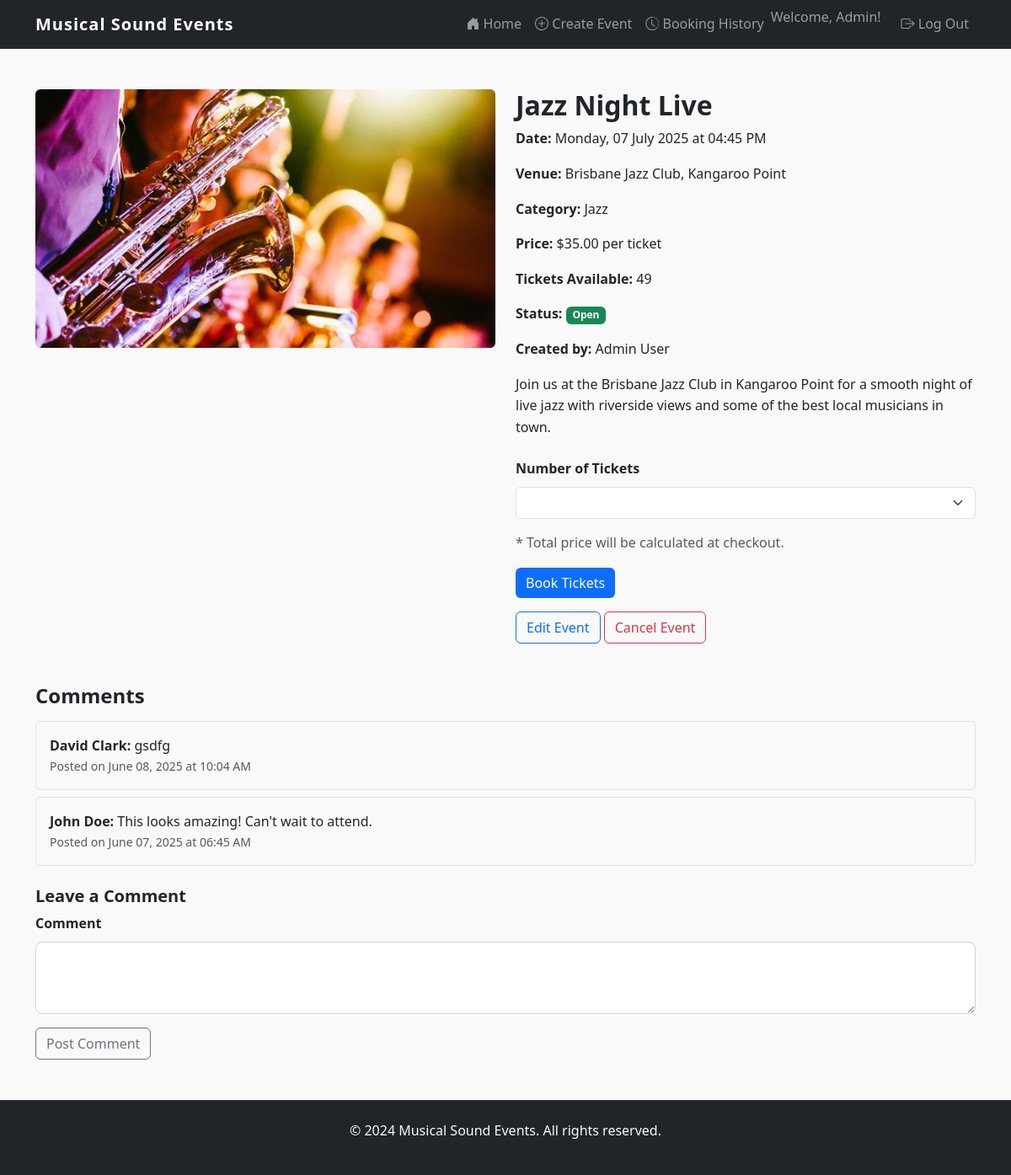
The app's page /event/1 (signed in) with its own data.
### website/models.py (models this page shows)
class User(db.Model, UserMixin):
    id = db.Column(db.Integer, primary_key=True)
    first_name = db.Column(db.String(100), nullable=False)
    surname = db.Column(db.String(100), nullable=False)
    name = db.Column(db.String(150), nullable=False, unique=True)
    email = db.Column(db.String(150), nullable=False, unique=True)
    password_hash = db.Column(db.String(150), nullable=False)
    contact_number = db.Column(db.String(20), nullable=False)
    street_address = db.Column(db.Text, nullable=False)
    comments = db.relationship('Comment', backref='user')
    orders = db.relationship('Order', backref='user')
    events = db.relationship('Event', backref='creator')

class Event(db.Model):
    id = db.Column(db.Integer, primary_key=True)
    name = db.Column(db.String(150), nullable=False)
    description = db.Column(db.Text, nullable=False)
    date = db.Column(db.DateTime, nullable=False)
    venue = db.Column(db.String(200), nullable=False)
    image = db.Column(db.String(400), nullable=True, default='default_event.jpg')
    category = db.Column(db.String(50), nullable=False)
    price = db.Column(db.Float, nullable=False)
    tickets_available = db.Column(db.Integer, nullable=False)
    status = db.Column(db.String(20), nullable=False, default='Open')
    created_at = db.Column(db.DateTime, default=datetime.utcnow)
    user_id = db.Column(db.Integer, db.ForeignKey('user.id'), nullable=False)
    comments = db.relationship('Comment', backref='event', cascade='all, delete-orphan')
    orders = db.relationship('Order', backref='event')

class Comment(db.Model):
    id = db.Column(db.Integer, primary_key=True)
    content = db.Column(db.Text, nullable=False)
    created_at = db.Column(db.DateTime, default=datetime.utcnow)
    user_id = db.Column(db.Integer, db.ForeignKey('user.id'), nullable=False)
    event_id = db.Column(db.Integer, db.ForeignKey('event.id'), nullable=False)

### website/views.py (the view)
@main_bp.route('/event/<int:id>') # Route for event details
def event_detail(id):
    event = Event.query.get_or_404(id)
    comment_form = CommentForm()
    booking_form = BookingForm()
    comments = Comment.query.filter_by(event_id=id).order_by(Comment.created_at.desc()).all()
    return render_template('event.html', event=event, comment_form=comment_form,
                         booking_form=booking_form, comments=comments)

### website/forms.py
class CommentForm(FlaskForm):
    content = TextAreaField("Comment", validators=[DataRequired(), Length(min=1, max=500)])
    submit = SubmitField("Post Comment")

class BookingForm(FlaskForm):
    quantity = IntegerField("Number of Tickets", validators=[DataRequired(), NumberRange(min=1, max=10)])
    submit = SubmitField("Book Tickets")

### website/templates/event.html (shortened to what this page needs)
{% extends "base.html" %}
{% block content %}
<div class="container my-5">
    <div class="row">
        <div class="col-md-6">
            <img src="{{ url_for('static', filename='img/' + event.image) }}"
                 class="img-fluid rounded" alt="{{ event.name }}" />
        </div>
        <div class="col-md-6">
            <h2>{{ event.name }}</h2>
            <p><strong>Date:</strong> {{ event.date.strftime('%A, %d %B %Y at %I:%M %p') }}</p>
            <p><strong>Venue:</strong> {{ event.venue }}</p>
            <p><strong>Category:</strong> {{ event.category }}</p>
            <p><strong>Price:</strong> ${{ "%.2f"|format(event.price) }} per ticket</p>
            <p><strong>Tickets Available:</strong> {{ event.tickets_available }}</p>
            <p><strong>Status:</strong>
                {% if event.status == 'Open' %}
                    <span class="badge bg-success">{{ event.status }}</span>
                {% elif event.status == 'Sold Out' %}
                    <span class="badge bg-warning text-dark">{{ event.status }}</span>
                {% elif event.status == 'Inactive' %}
                    <span class="badge bg-secondary">{{ event.status }}</span>
                {% elif event.status == 'Cancelled' %}
                    <span class="badge bg-danger">{{ event.status }}</span>
                {% endif %}
            </p>
            <p><strong>Created by:</strong> {{ event.creator.first_name }} {{ event.creator.surname }}</p>
            <p>{{ event.description }}</p>
            {% if current_user.is_authenticated %}
                {% if event.status == 'Open' and event.tickets_available > 0 %}
                    <form method="POST" action="{{ url_for('main.book_tickets', id=event.id) }}" class="mt-4">
                        <div class="mb-3">
                            {{ booking_form.quantity.label(class="form-label") }}
                            {{ booking_form.quantity(class="form-select", max=event.tickets_available) }}
                        </div>
                        <p class="text-muted">* Total price will be calculated at checkout.</p>
                        {{ booking_form.submit(class="btn btn-primary") }}
                    </form>
                {% elif event.status == 'Sold Out' %}
                    <div class="alert alert-warning">This event is sold out.</div>
                {% elif event.status == 'Cancelled' %}
                    <div class="alert alert-danger">This event has been cancelled.</div>
                {% elif event.status == 'Inactive' %}
                    <div class="alert alert-secondary">This event has ended.</div>
                {% endif %}
                {% if current_user.id == event.user_id and event.status != 'Cancelled' %}
                    <div class="mt-3">
                        <a href="{{ url_for('main.edit_event', id=event.id) }}" class="btn btn-outline-primary">Edit Event</a>
                        <a href="{{ url_for('main.cancel_event', id=event.id) }}"
                           class="btn btn-outline-danger"
                           onclick="return confirm('Are you sure you want to cancel this event?')">Cancel Event</a>
                    </div>
                {% endif %}
            {% else %}
                <div class="alert alert-info">
                    <a href="{{ url_for('auth.login') }}">Log in</a> to book tickets for this event.
                </div>
            {% endif %}
        </div>
    </div>
</div>
<div class="container my-5">
    <h4 class="mb-3">Comments</h4>
    {% if comments %}
        <div class="mb-4">
            {% for comment in comments %}
                <div class="border p-3 rounded mb-2">
                    <strong>{{ comment.user.first_name }} {{ comment.user.surname }}:</strong> {{ comment.content }}
                    <div class="text-muted small">Posted on {{ comment.created_at.strftime('%B %d, %Y at %I:%M %p') }}</div>
                </div>
            {% endfor %}
        </div>
    {% else %}
        <p class="text-muted">No comments yet. Be the first to comment!</p>
    {% endif %}
    {% if current_user.is_authenticated %}
        <h5>Leave a Comment</h5>
        <form method="POST" action="{{ url_for('main.add_comment', id=event.id) }}">
            <div class="mb-3">
                {{ comment_form.content.label(class="form-label") }}
                {{ comment_form.content(class="form-control", rows="3") }}
            </div>
            {{ comment_form.submit(class="btn btn-outline-secondary") }}
        </form>
    {% else %}
        <div class="alert alert-info">
            <a href="{{ url_for('auth.login') }}">Log in</a> to leave a comment.
        </div>
    {% endif %}
</div>
{% endblock %}

### website/templates/base.html (shortened to what this page needs)
<!DOCTYPE html>
<html lang="en">
<head>
    <link href="https://cdn.jsdelivr.net/npm/bootstrap@5.3.2/dist/css/bootstrap.min.css" rel="stylesheet">
    <link href="https://cdn.jsdelivr.net/npm/bootstrap-icons@1.10.5/font/bootstrap-icons.css" rel="stylesheet">
    <link rel="stylesheet" href="{{ url_for('static', filename='style/style.css') }}" />
</head>
<body>
    <header>
        <nav class="navbar navbar-expand-lg navbar-dark bg-dark">
            <div class="container">
                <a class="navbar-brand" href="{{ url_for('main.index') }}">Musical Sound Events</a>
                <div class="collapse navbar-collapse" id="navbarNav">
                    <ul class="navbar-nav ms-auto">
                        <li class="nav-item">
                            <a class="nav-link" href="{{ url_for('main.index') }}">
                                <i class="bi bi-house-door-fill"></i> Home
                            </a>
                        </li>
                        {% if current_user.is_authenticated %}
                            <li class="nav-item">
                                <a class="nav-link" href="{{ url_for('main.create_event') }}">
                                    <i class="bi bi-plus-circle"></i> Create Event
                                </a>
                            </li>
                            <li class="nav-item">
                                <a class="nav-link" href="{{ url_for('main.booking_history') }}">
                                    <i class="bi bi-clock-history"></i> Booking History
                                </a>
                            </li>
                            <li class="nav-item">
                                <span class="navbar-text me-3">Welcome, {{ current_user.first_name }}!</span>
                            </li>
                            <li class="nav-item">
                                <a class="nav-link" href="{{ url_for('auth.logout') }}">
                                    <i class="bi bi-box-arrow-right"></i> Log Out
                                </a>
                            </li>
                        {% endif %}
                    </ul>
                </div>
            </div>
        </nav>
    </header>
    <main>
        {% block content %}
        {% endblock %}
    </main>
    <footer class="footer bg-dark text-light py-4 mt-5">
        <div class="container text-center">
            <p>&copy; 2024 Musical Sound Events. All rights reserved.</p>
        </div>
    </footer>
</body>
</html>

### website/static/style/style.css (style rules this page uses)
body { font-family: 'Segoe UI', sans-serif; line-height: 1.6; background-color: #f9f9f9; }
.navbar-brand { font-weight: bold; letter-spacing: 1px; }
.btn-primary { background-color: #0d6efd; border: none; }
form .form-control { border-radius: 0.5rem; border-color: #ced4da; }
form label { font-weight: 600; margin-bottom: 0.5rem; }
form textarea { resize: vertical; }
h2, h4, h5 { font-weight: 600; }

### records on screen
User: first_name "Admin", creator.first_name "Admin", creator.surname "User"
Event: image (picture), name "Jazz Night Live", date "Monday, 07 July 2025 at 04:45 PM", venue "Brisbane Jazz Club, Kangaroo Point", category "Jazz", price "35.00", tickets_available "49", status "Open", description "Join us at the Brisbane Jazz Club in Kangaroo Point for a smooth night of live jazz with riverside views and some of the best local musicians in town."
Comment: user.first_name "David", user.surname "Clark", content "gsdfg", created_at "June 08, 2025 at 10:04 AM"
Comment: user.first_name "John", user.surname "Doe", content "This looks amazing! Can't wait to attend.", created_at "June 07, 2025 at 06:45 AM"

### other values on screen
{{ booking_form.quantity.label(class="form-label") }} "Number of Tickets"
{{ comment_form.content.label(class="form-label") }} "Comment"
